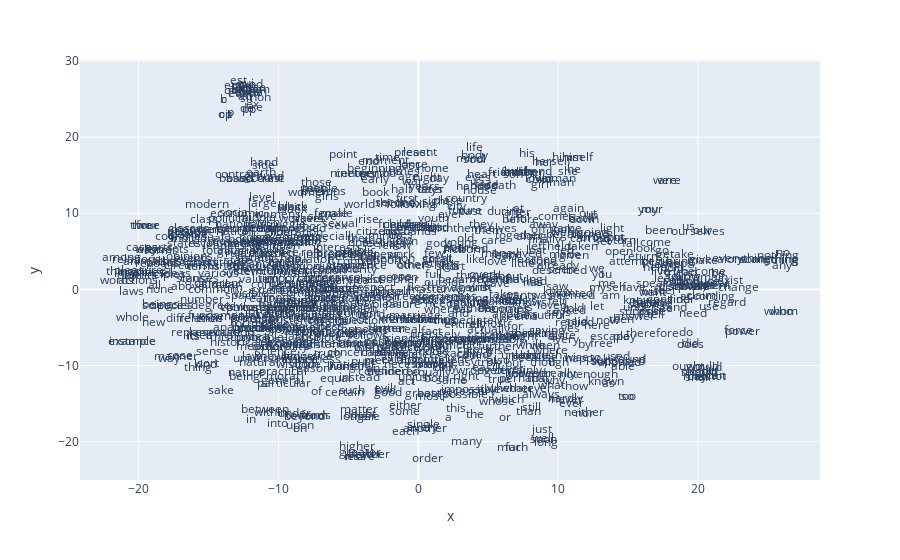

Source (notebook cell):
### Markdown cell above
### t-SNE Plot for MODERN Texts

### Code cell
#Plot coordinates 
px.scatter(coords_modern, 'x', 'y', text='label', height=1000).update_traces(mode='text')

### Figure 1 — Plotly figure (JSON) as saved in the notebook; plotly's stock layout.template omitted (floating-point values rounded to 4 significant figures; data arrays with more than 128 entries replaced by an {"elided": "..."} marker saying what was removed)
{"data": [{"hovertemplate": "x=%{x}<br>y=%{y}<br>label=%{text}<extra></extra>", "legendgroup": "", "marker": {"color": "#636efa", "symbol": "circle"}, "mode": "text", "name": "", "orientation": "v", "showlegend": false, "text": {"elided": "826 str values"}, "type": "scatter", "x": {"elided": "826 float values"}, "xaxis": "x", "y": {"elided": "826 float values"}, "yaxis": "y"}], "layout": {"autosize": true, "legend": {"tracegroupgap": 0}, "margin": {"t": 60}, "xaxis": {"anchor": "y", "autorange": true, "domain": [0, 1], "range": [-24.2, 28.73], "title": {"text": "x"}, "type": "linear"}, "yaxis": {"anchor": "x", "autorange": true, "domain": [0, 1], "range": [-25.05, 30.14], "title": {"text": "y"}, "type": "linear"}}}
